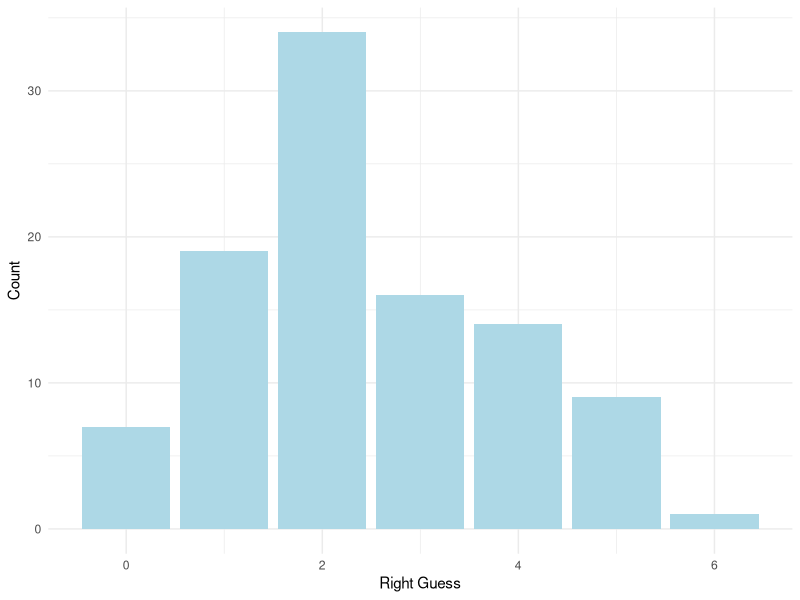
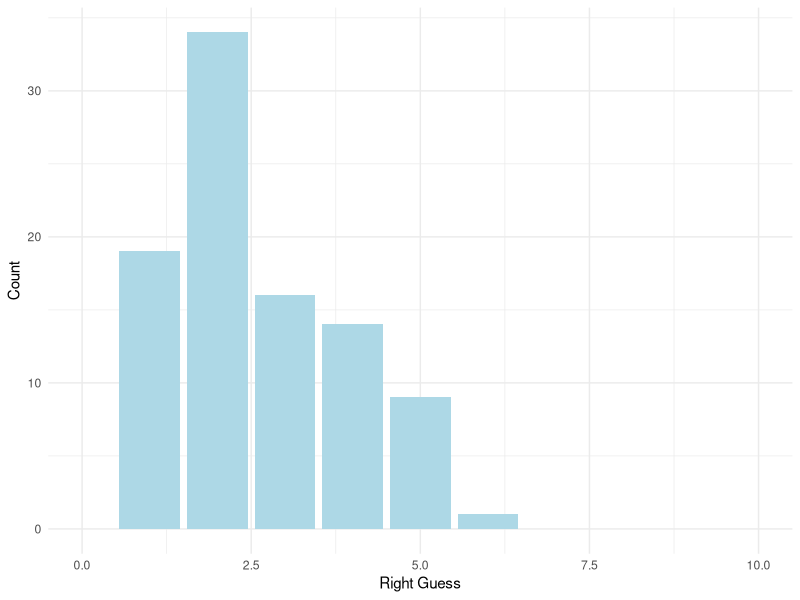
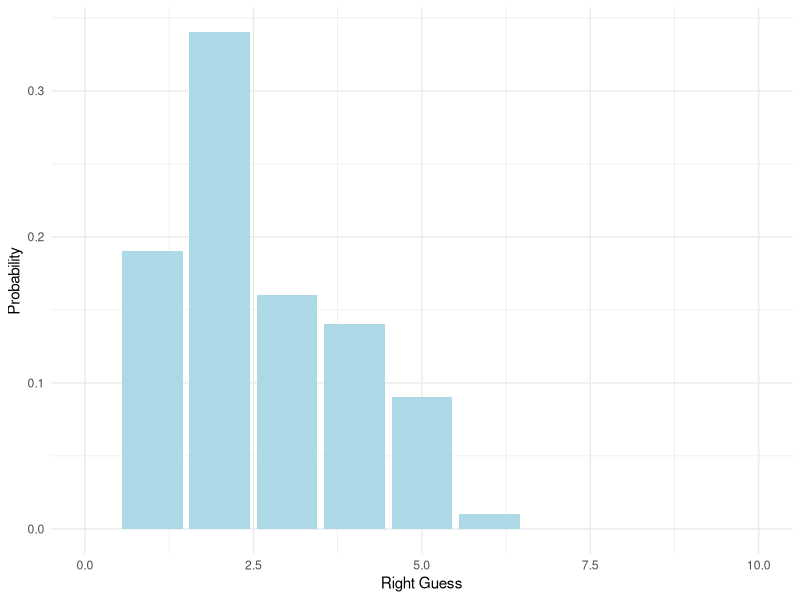
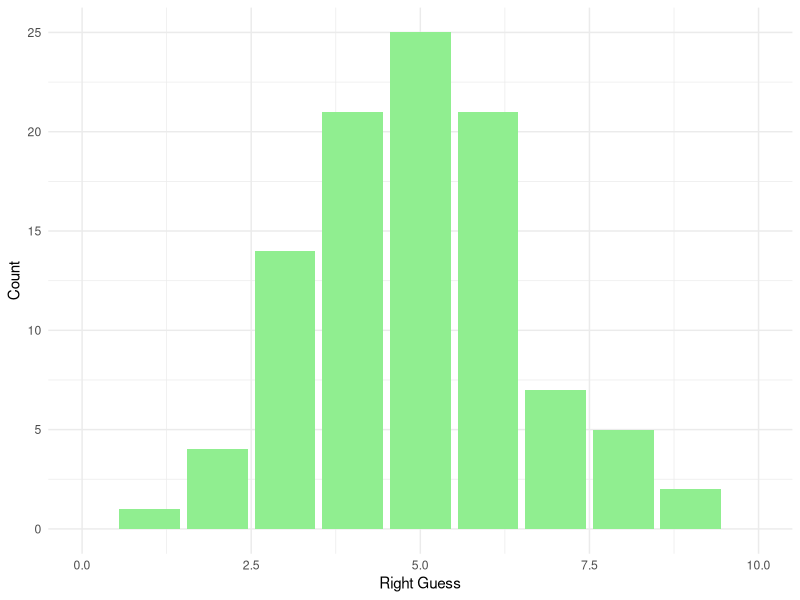
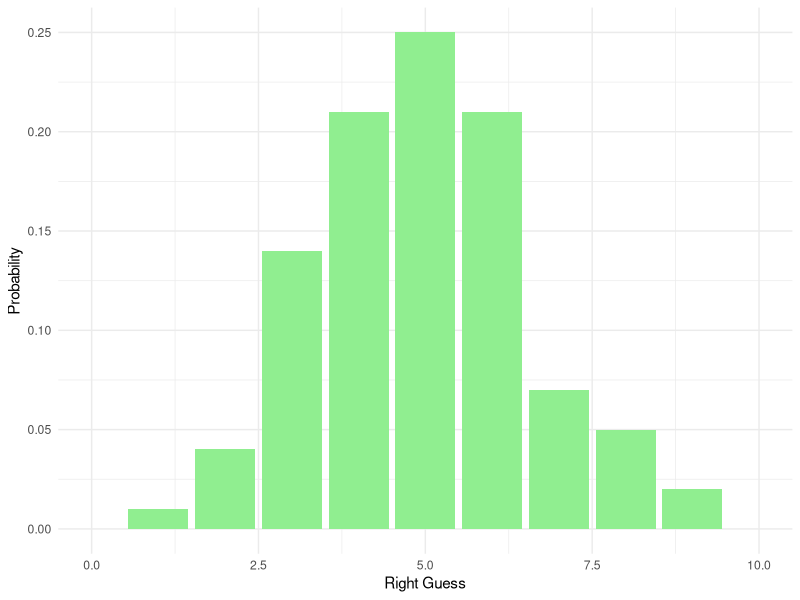

R code for these plots, in order: (Note: this script raises an error after producing the figures.)
## ---- chunk 1
# We can generate an attempt for 10 questions
rbinom(n = 10, # 10 attempts
       size = 10, # 10 questions)
       prob = 0.25) # Probability that one is correct (1/4)
## ---- chunk 2
# We can generate an attempt for 100 questions/trials
rbinom(n = 100, # 100 times of 10
       size = 10, 
       prob = 0.25) 
## ---- chunk 3
library(tidyverse)
homework_guess <- tibble(right_guess = rbinom(n = 100, 
       size = 10, 
       prob = 0.25))
## ---- chunk 4
homework_guess %>%
  count(right_guess)
## ---- chunk 5
ggplot(data = homework_guess, aes(x = right_guess)) + 
  geom_bar(fill = 'lightblue') + 
  labs(x = 'Right Guess', y = 'Count') + 
  theme_minimal()
## ---- chunk 6
ggplot(data = homework_guess, aes(x = right_guess)) + 
  geom_bar(fill = 'lightblue') + 
  xlim(0,10) +  #note how we add xlim()
  labs(x = 'Right Guess', y = 'Count') + 
  theme_minimal()
## ---- chunk 7
ggplot(data = homework_guess, aes(x = right_guess)) + 
  geom_bar(aes(y = (..count..)/sum(..count..)), # we will work with the function of count, hence we use'..'
           fill = 'lightblue') + 
  xlim(0,10) + 
  labs(x = 'Right Guess', y = 'Probability') + 
  theme_minimal()
## ---- chunk 8
#Homework guess distribution with TRUE/FALSE
homework_guess_true_false <- tibble(right_guess = rbinom(n = 100, 
       size = 10, 
       prob = 0.5)) # Note that the probability of getting the right answer has gone up
## ---- chunk 9
homework_guess_true_false %>%
  count(right_guess)
## ---- chunk 10
ggplot(data = homework_guess_true_false, aes(x = right_guess)) + 
  geom_bar(fill = 'lightgreen')  +  
  xlim(0,10) + 
  labs(x = 'Right Guess', y = 'Count') + 
  theme_minimal()
## ---- chunk 11
ggplot(data = homework_guess_true_false, aes(x = right_guess)) + 
  geom_bar(aes(y = (..count..)/sum(..count..)), fill = 'lightgreen') + 
  xlim(0,10) + 
  labs(x = 'Right Guess', y = 'Probability') + 
  theme_minimal()
## ---- chunk 12
dbinom(1, # Number of outcomes that we got right
       size=10, # 10 trials (we have 10 questions)
       prob=0.25) # Probability of getting the right answer (1/4) 
## ---- chunk 13
dbinom(2, # Number of outcomes that we got right
       size = 10, # 10 trials (we have 10 questions)
       prob = 0.25) # Probability of getting the right answer (1/4) 
## ---- chunk 14
dbinom(3, # Number of outcomes that we got right
       size = 10, # 10 trials (we have 10 questions)
       prob = 0.25) # Probability of getting the right answer (1/4) 
## ---- chunk 15
dbinom(10, size = 10,  prob = 0.25)  
## ---- chunk 16
#Round to 2 d.p.
round(dbinom(10, size = 10,  prob = 0.25), 2)
## ---- chunk 17
dbinom(1, size = 10,  prob = 0.25) +
  dbinom(1, size = 10,  prob = 0.25) +
  dbinom(2, size = 10,  prob = 0.25)
## ---- chunk 18
all_probs <- round(dbinom(x = c(0,1,2,3,4,5,6,7,8,9,10), prob = 0.25, size = 10),2) # Note that we use round to see the values to two decimal places 
all_probs
## ---- chunk 19
# Five or less
pbinom(q = 5, prob = 0.25, size = 10)
## ---- chunk 20
# Five or more
1 - pbinom(q = 5, prob = 0.25, size = 10 )
## ---- chunk 21
knitr::include_graphics('images/prob.jpg')
## ---- chunk 22
# Load tidyverse
library(tidyverse)
## ---- chunk 23
# Read data in
data <- read.csv('week_9.csv')
## ---- chunk 24
# Check what's inside
head(data)
## ---- chunk 25
# First age
data %>%
  summarise(mean = mean(Age),
            median = median(Age),
            sd = sd(Age))
## ---- chunk 26
# Then memory
data %>%
  summarise(mean = mean(Memory_score),
            median = median(Memory_score),
            sd = sd(Memory_score))
## ---- chunk 27
data %>%
  summarise(mean_age = mean(Age),
            mean_memory = mean(Memory_score),
            median_age = median(Age),
            median_memory = median (Memory_score),
            sd_age = sd(Age),
            sd_memory = sd(Memory_score))
## ---- chunk 28
# By treatment/task
data %>%
  group_by(Task) %>% #note that we are adding group_by() to differentiate by a variable
    summarise(mean = mean(Memory_score),
            median = median(Memory_score),
            sd = sd(Memory_score))
## ---- chunk 29
# By whether someone saw information on the task twice
data %>%
  group_by(Saw_twice) %>%
    summarise(mean = mean(Memory_score),
            median = median(Memory_score),
            sd = sd(Memory_score))
## ---- chunk 30
# Age
ggplot(data = data, aes(x = Age)) + 
  geom_histogram(colour = 'grey', fill = 'cornsilk') + 
  labs(x = 'Age (Years)', y = 'Frequency', title = 'Histogram of Age') + 
  theme_minimal()
## ---- chunk 31
# Memory Scores
ggplot(data = data, aes(x = Memory_score)) + 
  geom_histogram(colour = 'grey', fill = 'cornsilk') + 
  labs(x = 'Memory Score (1-100)', y = 'Frequency', title = 'Histogram of Memory Scores') + 
  theme_minimal()
## ---- chunk 32
# Memory Scores for Task A
ggplot(data = subset(data, Task %in% c('Task A')), aes(x = Memory_score)) + 
  geom_histogram(colour = 'grey', fill = 'cornsilk') + 
  labs(x = 'Memory Score (1-100)', y = 'Frequency', title = 'Histogram of Memory Scores (Task A)') + 
  theme_minimal()
## ---- chunk 33
# Memory Scores for Task A
data %>%
  filter (Task == 'Task A') %>%
ggplot(data = ., #note how we replace the data with `.` which will allow us to use the specification above as our input
       aes(x = Memory_score)) + 
  geom_histogram(colour = 'grey', fill = 'cornsilk') + 
  labs(x = 'Memory Score (1-100)', y = 'Frequency', title = 'Histogram of Memory Scores (Task A)') + 
  theme_minimal()
## ---- chunk 34
ggplot(data = data, aes(x = Task, y = Memory_score, fill = Task)) + 
  geom_boxplot() 
## ---- chunk 35
library(ggridges)
ggplot(data = data, aes(x = Memory_score, y = Task,  fill=Task)) + geom_density_ridges()
## ---- chunk 36
# We can use mutate (try first adding the new variable via piping)
data %>%
  mutate(Memory_score=Memory_score/100)
## ---- chunk 37
head(data)
## ---- chunk 38
new_data <- data %>%
  mutate(Memory_score=Memory_score/100)
## ---- chunk 39
head(new_data)
## ---- chunk 40
data %>%
  filter(Task == 'Task A' | Task== 'Placebo') 
## ---- chunk 41
reduced_data <- data %>%
   filter(Task == 'Task A' | Task== 'Placebo')  %>%
  select(ID, Age, Memory_score, Task, Saw_twice)
## ---- chunk 42
# Task A (lowest)
data %>% 
  filter(Task == "Task A") %>%
  arrange(Memory_score) 
## ---- chunk 43
# Task B (the highest)
data %>%
    filter(Task == "Task B") %>%
  arrange(desc(Memory_score)) 
## ---- chunk 44
data %>%
  count(Task)
## ---- chunk 45
data %>%
  filter(Age >40) %>%
  filter(Saw_twice == 'Yes') %>%
  count(Task)
## ---- chunk 46
data %>%
  filter(Memory_score > 50) %>%
  count(Task)
## ---- chunk 47
homework_guess_true_false <- tibble(right_guess = rbinom(n = 100, 
       size = 10, 
       prob = 0.5)) 
## ---- chunk 48
homework_guess_true_false %>%
  count(right_guess)
## ---- chunk 49
ggplot(data = homework_guess_true_false, aes(x = right_guess)) + 
  geom_bar(fill = 'lightgreen') + 
  xlim(0,10) + 
  labs(x = 'Right Guess', y = 'count') + 
  theme_minimal()
## ---- chunk 50
ggplot(data = homework_guess_true_false, aes(x = right_guess)) + 
  geom_bar(aes(y = (..count..)/sum(..count..)), fill = 'lightgreen') + 
  xlim(0,10) + 
  labs(x = 'Right Guess', y = 'Probability') + 
  theme_minimal()
## ---- chunk 51
dbinom(1, size = 10, prob = 0.5) 
## ---- chunk 52
dbinom(5, size = 10, prob = 0.5) 
## ---- chunk 53
dbinom(8, size = 10, prob = 0.5) 
## ---- chunk 54
all_probs <- round(dbinom(x = c(0,1,2,3,4,5,6,7,8,9,10), prob = 0.5, size = 10),2) # Note that we use round to see the values to two decimal places 
all_probs
## ---- chunk 55
# Five or less
pbinom(q = 5, prob = 0.5, size = 10)
## ---- chunk 56
# Five or more
1 - pbinom(q = 5, prob = 0.5, size = 10)
